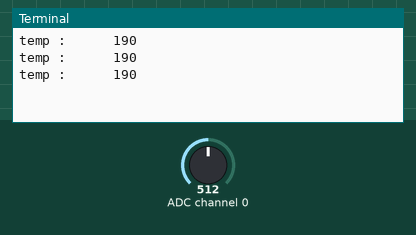
Simulated run of this program. Board: Raspberry Pi (BCM pin numbers). On the bench: the last lines printed to the terminal. The test bench sets the inputs (shaded band); at power-on: ADC channel 0 = 512 (analog values on the 0–1023 scale).

Above: at 1.2 s.
1.3 s: ADC channel 0 set to 306
At 1.9 s:
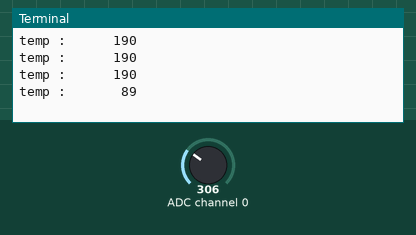
3.0 s: ADC channel 0 set to 122
At 3.4 s:
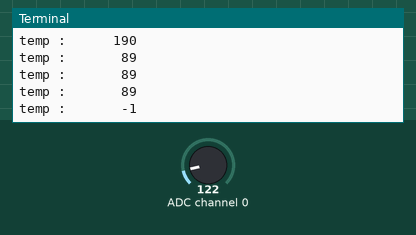

The program:

temperature.py
```python
#!/usr/bin/env python
# coding: utf-8

#
# FaBo Brick Sample
#
# #108 Temperature Brick
#

import spidev
import time
import sys

# A0コネクタにTemperatureを接続
TEMPPIN = 0

# 初期化
spi = spidev.SpiDev()
spi.open(0,0)

def readadc(channel):
	adc = spi.xfer2([1,(8+channel)<<4,0])
	data = ((adc[1]&3) << 8) + adc[2]
	return data

def arduino_map(x, in_min, in_max, out_min, out_max):
	return (x - in_min) * (out_max - out_min) // (in_max - in_min) + out_min

if __name__ == '__main__':
	try:
		while True:
			data = readadc(TEMPPIN)
			volt = arduino_map(data, 0, 1023, 0, 5000)
			temp = arduino_map(volt, 300, 1600, -30, 100)
			print("temp : {:8} ".format(temp))
			time.sleep( 0.5 )
	except KeyboardInterrupt:
		spi.close()
		sys.exit(0)
```

Measured:
- after the input at 1.3 s, the terminal: prints a new line after 0.20 s (image 1)
- after the input at 3.0 s, the terminal: prints a new line at once (image 2)
